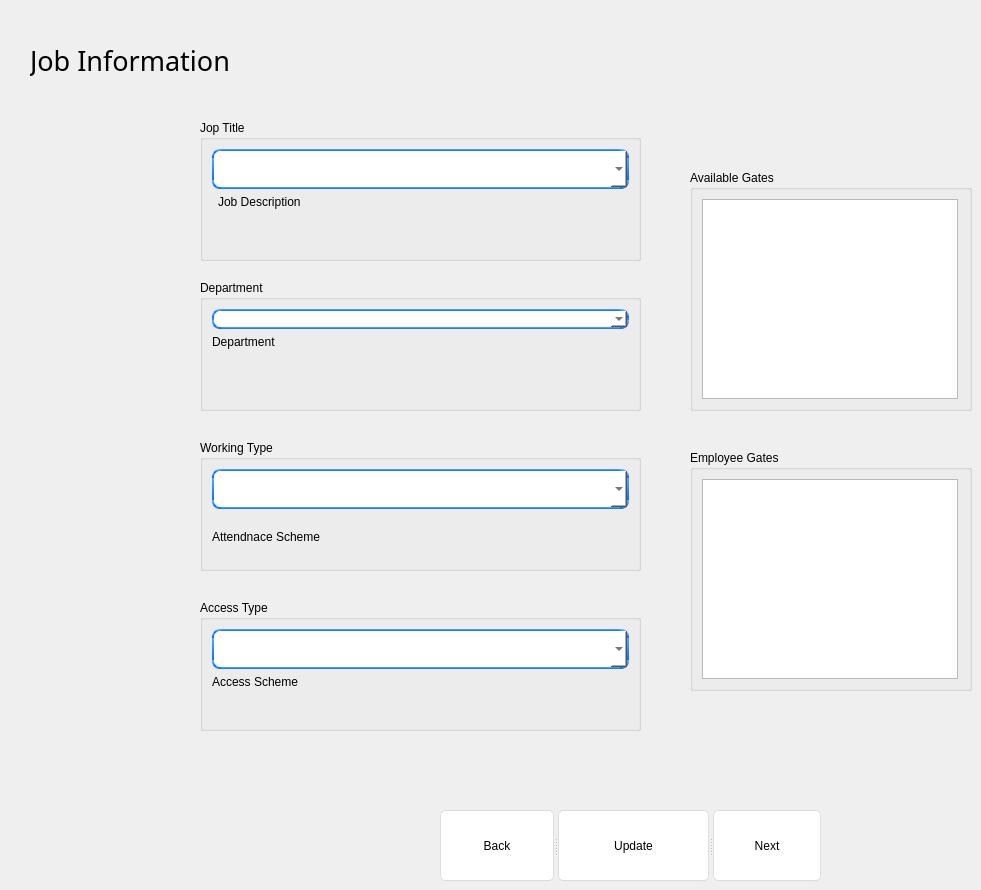
     <widget class="QWidget" name="EmployeeDataPage">
      <widget class="QGroupBox" name="groupBox_2">
       <property name="geometry">
        <rect>
         <x>200</x>
         <y>600</y>
         <width>441</width>
         <height>131</height>
        </rect>
       </property>
       <property name="title">
        <string>Access Type</string>
       </property>
       <layout class="QFormLayout" name="formLayout_3">
        <item row="1" column="0">
         <widget class="QLabel" name="label_36">
          <property name="styleSheet">
           <string notr="true">font: 25 12pt &quot;Bahnschrift Light&quot;;</string>
          </property>
          <property name="text">
           <string>Access Scheme</string>
          </property>
         </widget>
        </item>
        <item row="0" column="0" colspan="2">
         <widget class="QComboBox" name="acc_drop_3">
          <property name="minimumSize">
           <size>
            <width>203</width>
            <height>40</height>
           </size>
          </property>
          <property name="styleSheet">
           <string notr="true">QComboBox {
    border-width: 2px;
    border-radius: 8px;
    border-style: solid;
   border-style: solid;
	border-color: qlineargradient(spread:pad, x1:0.5, y1:1, x2:0.5, y2:0, stop:0 rgba(0, 113, 255, 255), stop:1 rgba(91, 171, 252, 255));
    background-color: #fffff;
    color: #272727;
    padding-left: 5px;

}

QComboBox:editable, QComboBox:!editable, QComboBox::drop-down:editable, QComboBox:!editable:on, QComboBox::drop-down:editable:on {
    background: #ffffff;
}

QComboBox::down-arrow:on {

    top: 1px;
    left: 1px;
   border-top-right-radius: 3px;
    border-bottom-right-radius: 3px;
}
QComboBox QAbstractItemView {
    border: 1px solid darkgray;
    border-radius: 8px;
    selection-background-color: #dadada;
    selection-color: #272727;
    color: #272727;
    background: white;
}</string>
          </property>
         </widget>
        </item>
       </layout>
      </widget>
      <widget class="QLabel" name="label_2">
       <property name="geometry">
        <rect>
         <x>30</x>
         <y>40</y>
         <width>221</width>
         <height>41</height>
        </rect>
       </property>
       <property name="font">
        <font>
         <family>Bahnschrift</family>
         <pointsize>20</pointsize>
         <weight>9</weight>
         <italic>false</italic>
         <bold>false</bold>
        </font>
       </property>
       <property name="styleSheet">
        <string notr="true">
font: 75 20pt &quot;Bahnschrift&quot;;</string>
       </property>
       <property name="text">
        <string>Job Information</string>
       </property>
      </widget>
      <widget class="QGroupBox" name="groupBox">
       <property name="geometry">
        <rect>
         <x>200</x>
         <y>120</y>
         <width>441</width>
         <height>141</height>
        </rect>
       </property>
       <property name="title">
        <string>Jop Title</string>
       </property>
       <layout class="QFormLayout" name="formLayout">
        <item row="0" column="0" colspan="2">
         <widget class="QComboBox" name="job_drop_3">
          <property name="minimumSize">
           <size>
            <width>203</width>
            <height>40</height>
           </size>
          </property>
          <property name="styleSheet">
           <string notr="true">QComboBox {
    border-width: 2px;
    border-radius: 8px;
    border-style: solid;
   border-style: solid;
	border-color: qlineargradient(spread:pad, x1:0.5, y1:1, x2:0.5, y2:0, stop:0 rgba(0, 113, 255, 255), stop:1 rgba(91, 171, 252, 255));
    background-color: #fffff;
    color: #272727;
    padding-left: 5px;

}

QComboBox:editable, QComboBox:!editable, QComboBox::drop-down:editable, QComboBox:!editable:on, QComboBox::drop-down:editable:on {
    background: #ffffff;
}

QComboBox::down-arrow:on {

    top: 1px;
    left: 1px;
   border-top-right-radius: 3px;
    border-bottom-right-radius: 3px;
}
QComboBox QAbstractItemView {
    border: 1px solid darkgray;
    border-radius: 8px;
    selection-background-color: #dadada;
    selection-color: #272727;
    color: #272727;
    background: white;
}
</string>
          </property>
         </widget>
        </item>
        <item row="1" column="1">
         <widget class="QLabel" name="label_37">
          <property name="maximumSize">
           <size>
            <width>203</width>
            <height>30</height>
           </size>
          </property>
          <property name="autoFillBackground">
           <bool>false</bool>
          </property>
          <property name="styleSheet">
           <string notr="true">font: 25 12pt &quot;Bahnschrift Light&quot;;</string>
          </property>
          <property name="text">
           <string>Job Description</string>
          </property>
         </widget>
        </item>
       </layout>
      </widget>
      <widget class="QGroupBox" name="groupBox_9">
       <property name="geometry">
        <rect>
         <x>200</x>
         <y>280</y>
         <width>441</width>
         <height>131</height>
        </rect>
       </property>
       <property name="title">
        <string>Department</string>
       </property>
       <layout class="QFormLayout" name="formLayout_2">
        <item row="1" column="0">
         <widget class="QLabel" name="label_38">
          <property name="minimumSize">
           <size>
            <width>0</width>
            <height>0</height>
           </size>
          </property>
          <property name="maximumSize">
           <size>
            <width>300</width>
            <height>300</height>
           </size>
          </property>
          <property name="styleSheet">
           <string notr="true">font: 25 12pt &quot;Bahnschrift Light&quot;;</string>
          </property>
          <property name="text">
           <string>Department</string>
          </property>
         </widget>
        </item>
        <item row="0" column="0" colspan="2">
         <widget class="QComboBox" name="dep_drop_3">
          <property name="minimumSize">
           <size>
            <width>0</width>
            <height>0</height>
           </size>
          </property>
          <property name="styleSheet">
           <string notr="true">QComboBox {
    border-width: 2px;
    border-radius: 8px;
    border-style: solid;
   border-style: solid;
	border-color: qlineargradient(spread:pad, x1:0.5, y1:1, x2:0.5, y2:0, stop:0 rgba(0, 113, 255, 255), stop:1 rgba(91, 171, 252, 255));
    background-color: #fffff;
    color: #272727;
    padding-left: 5px;

}

QComboBox:editable, QComboBox:!editable, QComboBox::drop-down:editable, QComboBox:!editable:on, QComboBox::drop-down:editable:on {
    background: #ffffff;
}

QComboBox::down-arrow:on {

    top: 1px;
    left: 1px;
   border-top-right-radius: 3px;
    border-bottom-right-radius: 3px;
}
QComboBox QAbstractItemView {
    border: 1px solid darkgray;
    border-radius: 8px;
    selection-background-color: #dadada;
    selection-color: #272727;
    color: #272727;
    background: white;
}</string>
          </property>
         </widget>
        </item>
       </layout>
      </widget>
      <widget class="QGroupBox" name="groupBox_10">
       <property name="geometry">
        <rect>
         <x>200</x>
         <y>440</y>
         <width>441</width>
         <height>131</height>
        </rect>
       </property>
       <property name="title">
        <string>Working Type</string>
       </property>
       <layout class="QGridLayout" name="gridLayout_3">
        <item row="0" column="0">
         <widget class="QComboBox" name="att_drop_3">
          <property name="minimumSize">
           <size>
            <width>203</width>
            <height>40</height>
           </size>
          </property>
          <property name="styleSheet">
           <string notr="true">QComboBox {
    border-width: 2px;
    border-radius: 8px;
    border-style: solid;
   border-style: solid;
	border-color: qlineargradient(spread:pad, x1:0.5, y1:1, x2:0.5, y2:0, stop:0 rgba(0, 113, 255, 255), stop:1 rgba(91, 171, 252, 255));
    background-color: #fffff;
    color: #272727;
    padding-left: 5px;

}

QComboBox:editable, QComboBox:!editable, QComboBox::drop-down:editable, QComboBox:!editable:on, QComboBox::drop-down:editable:on {
    background: #ffffff;
}

QComboBox::down-arrow:on {

    top: 1px;
    left: 1px;
   border-top-right-radius: 3px;
    border-bottom-right-radius: 3px;
}
QComboBox QAbstractItemView {
    border: 1px solid darkgray;
    border-radius: 8px;
    selection-background-color: #dadada;
    selection-color: #272727;
    color: #272727;
    background: white;
}</string>
          </property>
         </widget>
        </item>
        <item row="1" column="0">
         <widget class="QLabel" name="label_35">
          <property name="styleSheet">
           <string notr="true">font: 25 12pt &quot;Bahnschrift Light&quot;;</string>
          </property>
          <property name="text">
           <string>Attendnace Scheme</string>
          </property>
         </widget>
        </item>
       </layout>
      </widget>
      <widget class="QSplitter" name="splitter_2">
       <property name="geometry">
        <rect>
         <x>440</x>
         <y>810</y>
         <width>381</width>
         <height>71</height>
        </rect>
       </property>
       <property name="orientation">
        <enum>Qt::Horizontal</enum>
       </property>
       <widget class="QPushButton" name="Back2basic">
        <property name="autoFillBackground">
         <bool>false</bool>
        </property>
        <property name="styleSheet">
         <string notr="true">QPushButton{
	font: 25 18pt &quot;Bahnschrift Light&quot;;
	border-style: solid;
	border-top-color: qlineargradient(spread:pad, x1:0.5, y1:1, x2:0.5, y2:0, stop:0 rgb(215, 215, 215), stop:1 rgb(222, 222, 222));
	border-right-color: qlineargradient(spread:pad, x1:0, y1:0.5, x2:1, y2:0.5, stop:0 rgb(217, 217, 217), stop:1 rgb(227, 227, 227));
	border-left-color: qlineargradient(spread:pad, x1:0, y1:0.5, x2:1, y2:0.5, stop:0 rgb(227, 227, 227), stop:1 rgb(217, 217, 217));
	border-bottom-color: qlineargradient(spread:pad, x1:0.5, y1:1, x2:0.5, y2:0, stop:0 rgb(215, 215, 215), stop:1 rgb(222, 222, 222));
	border-width: 1px;
	border-radius: 5px;
	color: rgb(0,0,0);
	padding: 2px;
	background-color: rgb(255,255,255);
}
QPushButton:hover{
	border-style: solid;
	border-top-color: qlineargradient(spread:pad, x1:0.5, y1:1, x2:0.5, y2:0, stop:0 rgb(195, 195, 195), stop:1 rgb(222, 222, 222));
	border-right-color: qlineargradient(spread:pad, x1:0, y1:0.5, x2:1, y2:0.5, stop:0 rgb(197, 197, 197), stop:1 rgb(227, 227, 227));
	border-left-color: qlineargradient(spread:pad, x1:0, y1:0.5, x2:1, y2:0.5, stop:0 rgb(227, 227, 227), stop:1 rgb(197, 197, 197));
	border-bottom-color: qlineargradient(spread:pad, x1:0.5, y1:1, x2:0.5, y2:0, stop:0 rgb(195, 195, 195), stop:1 rgb(222, 222, 222));
	border-width: 1px;
	border-radius: 5px;
	color: rgb(0,0,0);
	padding: 2px;
	background-color: rgb(255,255,255);
}
QPushButton:pressed{
	border-style: solid;
	border-top-color: qlineargradient(spread:pad, x1:0.5, y1:1, x2:0.5, y2:0, stop:0 rgb(215, 215, 215), stop:1 rgb(222, 222, 222));
	border-right-color: qlineargradient(spread:pad, x1:0, y1:0.5, x2:1, y2:0.5, stop:0 rgb(217, 217, 217), stop:1 rgb(227, 227, 227));
	border-left-color: qlineargradient(spread:pad, x1:0, y1:0.5, x2:1, y2:0.5, stop:0 rgb(227, 227, 227), stop:1 rgb(217, 217, 217));
	border-bottom-color: qlineargradient(spread:pad, x1:0.5, y1:1, x2:0.5, y2:0, stop:0 rgb(215, 215, 215), stop:1 rgb(222, 222, 222));
	border-width: 1px;
	border-radius: 5px;
	color: rgb(0,0,0);
	padding: 2px;
	background-color: rgb(142,142,142);
}
QPushButton:disabled{
	border-style: solid;
	border-top-color: qlineargradient(spread:pad, x1:0.5, y1:1, x2:0.5, y2:0, stop:0 rgb(215, 215, 215), stop:1 rgb(222, 222, 222));
	border-right-color: qlineargradient(spread:pad, x1:0, y1:0.5, x2:1, y2:0.5, stop:0 rgb(217, 217, 217), stop:1 rgb(227, 227, 227));
	border-left-color: qlineargradient(spread:pad, x1:0, y1:0.5, x2:1, y2:0.5, stop:0 rgb(227, 227, 227), stop:1 rgb(217, 217, 217));
	border-bottom-color: qlineargradient(spread:pad, x1:0.5, y1:1, x2:0.5, y2:0, stop:0 rgb(215, 215, 215), stop:1 rgb(222, 222, 222));
	border-width: 1px;
	border-radius: 5px;
	color: #808086;
	padding: 2px;
	background-color: rgb(142,142,142);
}</string>
        </property>
        <property name="text">
         <string>Back</string>
        </property>
       </widget>
       <widget class="QPushButton" name="update_btn">
        <property name="styleSheet">
         <string notr="true">QPushButton{
	font: 25 18pt &quot;Bahnschrift Light&quot;;
	border-style: solid;
	border-top-color: qlineargradient(spread:pad, x1:0.5, y1:1, x2:0.5, y2:0, stop:0 rgb(215, 215, 215), stop:1 rgb(222, 222, 222));
	border-right-color: qlineargradient(spread:pad, x1:0, y1:0.5, x2:1, y2:0.5, stop:0 rgb(217, 217, 217), stop:1 rgb(227, 227, 227));
	border-left-color: qlineargradient(spread:pad, x1:0, y1:0.5, x2:1, y2:0.5, stop:0 rgb(227, 227, 227), stop:1 rgb(217, 217, 217));
	border-bottom-color: qlineargradient(spread:pad, x1:0.5, y1:1, x2:0.5, y2:0, stop:0 rgb(215, 215, 215), stop:1 rgb(222, 222, 222));
	border-width: 1px;
	border-radius: 5px;
	color: rgb(0,0,0);
	padding: 2px;
	background-color: rgb(255,255,255);
}
QPushButton:hover{
	border-style: solid;
	border-top-color: qlineargradient(spread:pad, x1:0.5, y1:1, x2:0.5, y2:0, stop:0 rgb(195, 195, 195), stop:1 rgb(222, 222, 222));
	border-right-color: qlineargradient(spread:pad, x1:0, y1:0.5, x2:1, y2:0.5, stop:0 rgb(197, 197, 197), stop:1 rgb(227, 227, 227));
	border-left-color: qlineargradient(spread:pad, x1:0, y1:0.5, x2:1, y2:0.5, stop:0 rgb(227, 227, 227), stop:1 rgb(197, 197, 197));
	border-bottom-color: qlineargradient(spread:pad, x1:0.5, y1:1, x2:0.5, y2:0, stop:0 rgb(195, 195, 195), stop:1 rgb(222, 222, 222));
	border-width: 1px;
	border-radius: 5px;
	color: rgb(0,0,0);
	padding: 2px;
	background-color: rgb(255,255,255);
}
QPushButton:pressed{
	border-style: solid;
	border-top-color: qlineargradient(spread:pad, x1:0.5, y1:1, x2:0.5, y2:0, stop:0 rgb(215, 215, 215), stop:1 rgb(222, 222, 222));
	border-right-color: qlineargradient(spread:pad, x1:0, y1:0.5, x2:1, y2:0.5, stop:0 rgb(217, 217, 217), stop:1 rgb(227, 227, 227));
	border-left-color: qlineargradient(spread:pad, x1:0, y1:0.5, x2:1, y2:0.5, stop:0 rgb(227, 227, 227), stop:1 rgb(217, 217, 217));
	border-bottom-color: qlineargradient(spread:pad, x1:0.5, y1:1, x2:0.5, y2:0, stop:0 rgb(215, 215, 215), stop:1 rgb(222, 222, 222));
	border-width: 1px;
	border-radius: 5px;
	color: rgb(0,0,0);
	padding: 2px;
	background-color: rgb(142,142,142);
}
QPushButton:disabled{
	border-style: solid;
	border-top-color: qlineargradient(spread:pad, x1:0.5, y1:1, x2:0.5, y2:0, stop:0 rgb(215, 215, 215), stop:1 rgb(222, 222, 222));
	border-right-color: qlineargradient(spread:pad, x1:0, y1:0.5, x2:1, y2:0.5, stop:0 rgb(217, 217, 217), stop:1 rgb(227, 227, 227));
	border-left-color: qlineargradient(spread:pad, x1:0, y1:0.5, x2:1, y2:0.5, stop:0 rgb(227, 227, 227), stop:1 rgb(217, 217, 217));
	border-bottom-color: qlineargradient(spread:pad, x1:0.5, y1:1, x2:0.5, y2:0, stop:0 rgb(215, 215, 215), stop:1 rgb(222, 222, 222));
	border-width: 1px;
	border-radius: 5px;
	color: #808086;
	padding: 2px;
	background-color: rgb(142,142,142);
}</string>
        </property>
        <property name="text">
         <string>Update</string>
        </property>
       </widget>
       <widget class="QPushButton" name="Next2Cap">
        <property name="autoFillBackground">
         <bool>false</bool>
        </property>
        <property name="styleSheet">
         <string notr="true">QPushButton{
	font: 25 18pt &quot;Bahnschrift Light&quot;;
	border-style: solid;
	border-top-color: qlineargradient(spread:pad, x1:0.5, y1:1, x2:0.5, y2:0, stop:0 rgb(215, 215, 215), stop:1 rgb(222, 222, 222));
	border-right-color: qlineargradient(spread:pad, x1:0, y1:0.5, x2:1, y2:0.5, stop:0 rgb(217, 217, 217), stop:1 rgb(227, 227, 227));
	border-left-color: qlineargradient(spread:pad, x1:0, y1:0.5, x2:1, y2:0.5, stop:0 rgb(227, 227, 227), stop:1 rgb(217, 217, 217));
	border-bottom-color: qlineargradient(spread:pad, x1:0.5, y1:1, x2:0.5, y2:0, stop:0 rgb(215, 215, 215), stop:1 rgb(222, 222, 222));
	border-width: 1px;
	border-radius: 5px;
	color: rgb(0,0,0);
	padding: 2px;
	background-color: rgb(255,255,255);
}
QPushButton:hover{
	border-style: solid;
	border-top-color: qlineargradient(spread:pad, x1:0.5, y1:1, x2:0.5, y2:0, stop:0 rgb(195, 195, 195), stop:1 rgb(222, 222, 222));
	border-right-color: qlineargradient(spread:pad, x1:0, y1:0.5, x2:1, y2:0.5, stop:0 rgb(197, 197, 197), stop:1 rgb(227, 227, 227));
	border-left-color: qlineargradient(spread:pad, x1:0, y1:0.5, x2:1, y2:0.5, stop:0 rgb(227, 227, 227), stop:1 rgb(197, 197, 197));
	border-bottom-color: qlineargradient(spread:pad, x1:0.5, y1:1, x2:0.5, y2:0, stop:0 rgb(195, 195, 195), stop:1 rgb(222, 222, 222));
	border-width: 1px;
	border-radius: 5px;
	color: rgb(0,0,0);
	padding: 2px;
	background-color: rgb(255,255,255);
}
QPushButton:pressed{
	border-style: solid;
	border-top-color: qlineargradient(spread:pad, x1:0.5, y1:1, x2:0.5, y2:0, stop:0 rgb(215, 215, 215), stop:1 rgb(222, 222, 222));
	border-right-color: qlineargradient(spread:pad, x1:0, y1:0.5, x2:1, y2:0.5, stop:0 rgb(217, 217, 217), stop:1 rgb(227, 227, 227));
	border-left-color: qlineargradient(spread:pad, x1:0, y1:0.5, x2:1, y2:0.5, stop:0 rgb(227, 227, 227), stop:1 rgb(217, 217, 217));
	border-bottom-color: qlineargradient(spread:pad, x1:0.5, y1:1, x2:0.5, y2:0, stop:0 rgb(215, 215, 215), stop:1 rgb(222, 222, 222));
	border-width: 1px;
	border-radius: 5px;
	color: rgb(0,0,0);
	padding: 2px;
	background-color: rgb(142,142,142);
}
QPushButton:disabled{
	border-style: solid;
	border-top-color: qlineargradient(spread:pad, x1:0.5, y1:1, x2:0.5, y2:0, stop:0 rgb(215, 215, 215), stop:1 rgb(222, 222, 222));
	border-right-color: qlineargradient(spread:pad, x1:0, y1:0.5, x2:1, y2:0.5, stop:0 rgb(217, 217, 217), stop:1 rgb(227, 227, 227));
	border-left-color: qlineargradient(spread:pad, x1:0, y1:0.5, x2:1, y2:0.5, stop:0 rgb(227, 227, 227), stop:1 rgb(217, 217, 217));
	border-bottom-color: qlineargradient(spread:pad, x1:0.5, y1:1, x2:0.5, y2:0, stop:0 rgb(215, 215, 215), stop:1 rgb(222, 222, 222));
	border-width: 1px;
	border-radius: 5px;
	color: #808086;
	padding: 2px;
	background-color: rgb(142,142,142);
}</string>
        </property>
        <property name="text">
         <string>Next</string>
        </property>
       </widget>
      </widget>
      <widget class="QGroupBox" name="gates_group">
       <property name="geometry">
        <rect>
         <x>690</x>
         <y>170</y>
         <width>282</width>
         <height>241</height>
        </rect>
       </property>
       <property name="title">
        <string>Available Gates</string>
       </property>
       <layout class="QFormLayout" name="formLayout_5">
        <item row="0" column="0">
         <widget class="QListWidget" name="gateslist">
          <property name="selectionMode">
           <enum>QAbstractItemView::MultiSelection</enum>
          </property>
         </widget>
        </item>
       </layout>
      </widget>
      <widget class="QGroupBox" name="groupBox_11">
       <property name="geometry">
        <rect>
         <x>690</x>
         <y>450</y>
         <width>282</width>
         <height>241</height>
        </rect>
       </property>
       <property name="title">
        <string>Employee Gates</string>
       </property>
       <layout class="QFormLayout" name="formLayout_4">
        <item row="0" column="0">
         <widget class="QListWidget" name="viewgatelist">
          <property name="selectionMode">
           <enum>QAbstractItemView::NoSelection</enum>
          </property>
         </widget>
        </item>
       </layout>
      </widget>
     </widget>
